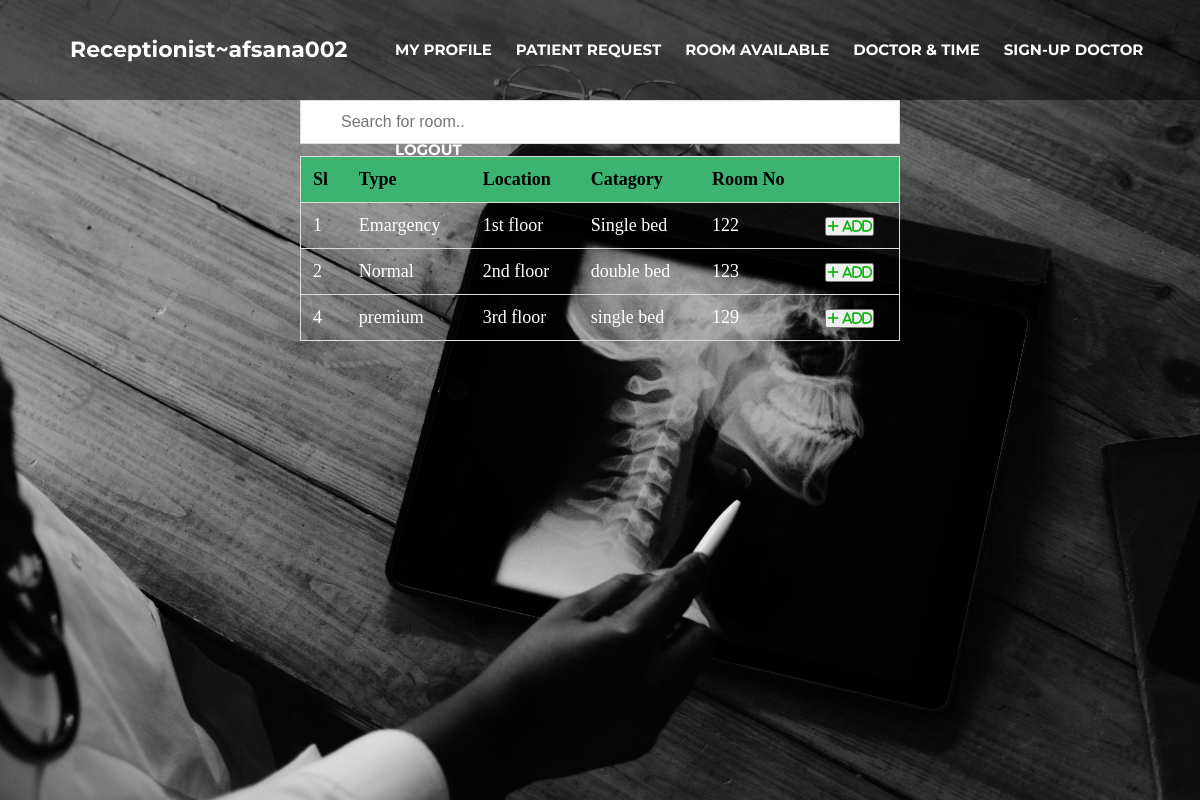
Page /View/RoomAvailable.php (signed in) on the committed database.
### tables this page shows
CREATE TABLE `room` (
  `sl` int(11) NOT NULL,
  `type` varchar(100) NOT NULL,
  `location` varchar(100) NOT NULL,
  `catagory` varchar(100) NOT NULL,
  `roomno` varchar(100) NOT NULL,
  `status` varchar(100) NOT NULL
);

### Models/db_connect2.php (called while the page is built, shortened)
<?php
	 $serverName="localhost";
	 $userName="root";
	 $password="";
	 $dbName="patient";
	function get($query)
	{
        $data=array();
		global $serverName,$userName,$password,$dbName;
		$conn = mysqli_connect( $serverName, $userName, $password, $dbName);
        $result=mysqli_query($conn,$query);
        if(mysqli_num_rows($result) > 0)
        {
            while($row = mysqli_fetch_assoc($result))
            {
                $entity=array();
                foreach($row as $k=>$v)
                {
                    $entity[$k] = $row[$k];
                }
                $data[] = $entity;
            }
        }
		return $data;
	}
?>

### Controller/ReceptionistController.php (called while the page is built, shortened)
<?php
  require_once '../Models/db_connect2.php';
 function getfreeroom()
  {
    $query="SELECT * FROM room where status='Free'";
    $product=get($query);
    return $product;
  }
  ?>

### View/RoomAvailable.php (the view, shortened to what this page needs)
<?php
include('header/Resheader.php');
require_once ('../Controller/ReceptionistController.php');
$info=getfreeroom();
?>
 <form  method="post" action="" enctype="multipart/form-data">
          <center><input type="text" id="myInput" onkeyup="myFunction()" placeholder="Search for room.." title="Type in a name"></center>
<center><table id="myTable">
  <tr class="header">
    <th style="color:black">Sl </th>
    <th style="color:black">Type</th>
    <th style="color:black">Location</th>
<th style="color:black">Catagory</th>
    <th style="color:black">Room No</th>
	 <th style="color:black">        </th>
  </tr>
  <tbody>
    <?php
      foreach($info as $info)
      {
        echo "<tr>";
        echo "<td>".$info["sl"]."</td>";
        echo "<td>".$info["type"]."</td>";
  echo "<td>".$info["location"]."</td>";
echo "<td>".$info["catagory"]."</td>";
            echo "<td>".$info["roomno"]."</td>";
echo '<td><button class="btn"><a href="AdmitPatient.php?id='.$info["roomno"].'" i class="fa fa-plus">  Add</a></td>';
        echo "</tr>";
      }
    ?>
  </tbody>
</table></center>
            </form>
	</div>
  </body>
</html>

### View/Receptionist.css (style rules this page uses)
* { margin: 0px; padding: 0px; }

### View/RoomAvailable.php (style rules this page uses)
* { box-sizing: border-box; }
#myInput { background-image: url('https://www.w3schools.com/css/searchicon.png'); background-position: 10px 10px; background-repeat: no-repeat; width: 50%; font-size: 16px; padding: 12px 20px 12px 40px; border: 1px solid #ddd; margin-bottom: 12px; }
#myTable { border-collapse: collapse; width: 50%; border: 1px solid #ddd; font-size: 18px; color: white; }
#myTable th, #myTable td { text-align: left; padding: 12px; }
#myTable tr { border-bottom: 1px solid #ddd; }
#myTable tr.header, #myTable tr:hover { background-color: mediumseagreen; }
a:link { color: #05b30a; text-decoration: none; }

### rows in the picture
room: sl "1", type "Emargency", location "1st floor", catagory "Single bed", roomno "122"
room: sl "2", type "Normal", location "2nd floor", catagory "double bed", roomno "123"
room: sl "4", type "premium", location "3rd floor", catagory "single bed", roomno "129"

### other values in the picture
$_SESSION["loggedinuser"] "afsana002"
